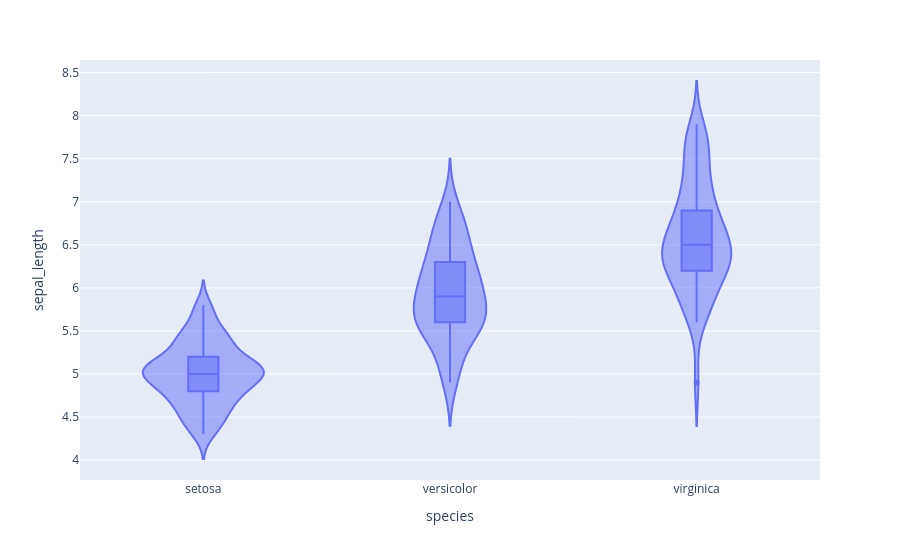

The notebook cell this image was saved under:
### Code cell
px.violin(df , x = 'species' , y = 'sepal_length' , box = True)

### Figure 1 — Plotly figure (JSON) as saved in the notebook; plotly's stock layout.template omitted (floating-point values rounded to 4 significant figures; data arrays with more than 128 entries replaced by an {"elided": "..."} marker saying what was removed)
{"data": [{"alignmentgroup": "True", "box": {"visible": true}, "hovertemplate": "species=%{x}<br>sepal_length=%{y}<extra></extra>", "legendgroup": "", "marker": {"color": "#636efa"}, "name": "", "offsetgroup": "", "orientation": "v", "scalegroup": "True", "showlegend": false, "type": "violin", "x": {"elided": "150 str values"}, "x0": " ", "xaxis": "x", "y": {"elided": "150 float values"}, "y0": " ", "yaxis": "y"}], "layout": {"legend": {"tracegroupgap": 0}, "margin": {"t": 60}, "violinmode": "group", "xaxis": {"anchor": "y", "domain": [0, 1], "title": {"text": "species"}}, "yaxis": {"anchor": "x", "domain": [0, 1], "title": {"text": "sepal_length"}}}}
